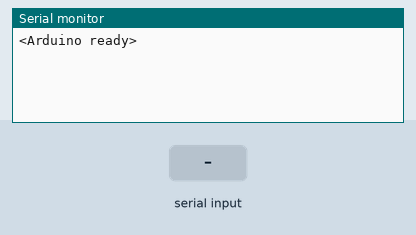
Recording of a sketch running on a simulated Arduino Uno, built with avr-gcc and run on an emulated ATmega328P. On the bench: the last lines printed to the serial monitor. The inputs (shaded band) are chosen by the test bench.

Above: at 1.2 s.
1.3 s: "1\n" received over Serial
At 2.5 s:
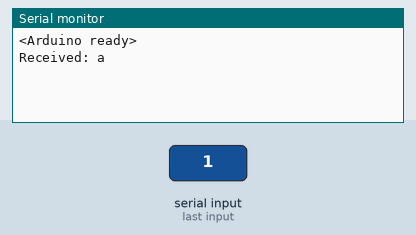
2.8 s: "0\n" received over Serial
At 3.9 s:
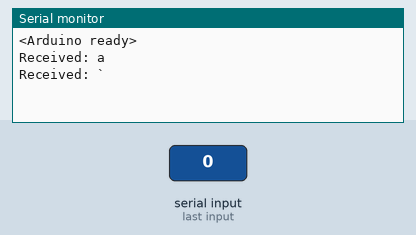
4.3 s: "2\n" received over Serial
At 5.1 s:
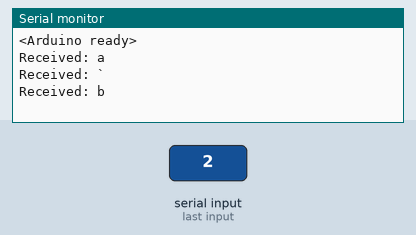

The sketch:

ArduinoData.ino
```cpp
const byte numChars = 32;
char receivedChars[numChars];

bool newData = false;

void setup() {
  // put your setup code here, to run once:
  Serial.begin(115200);
  Serial.println("<Arduino ready>");
}

void loop() {
  // put your main code here, to run repeatedly:
  recvData();
  printNewData();
}

void recvData(){
  static byte ndx = 0;
  char endMarker = '\n';
  char rc;

  while (Serial.available() > 0 && newData == false){
    rc = Serial.read();

    if (rc != endMarker){
      receivedChars[ndx] = rc+48;
      ndx++;
      if(ndx >= numChars){
        ndx = numChars - 1;
      }
    }
    else{
      receivedChars[ndx] = '\0';
      ndx = 0;
      newData = true;
    }
  }
}

void printNewData(){
  if ( newData == true) {
    Serial.print("Received: ");
    Serial.println(receivedChars);
    newData = false;
  }
}
```

Measured:
- after the input at 1.3 s, the serial monitor: prints a new line at once (image 1)
- after the input at 2.8 s, the serial monitor: prints a new line at once (image 2)
- after the input at 4.3 s, the serial monitor: prints a new line at once (image 3)
